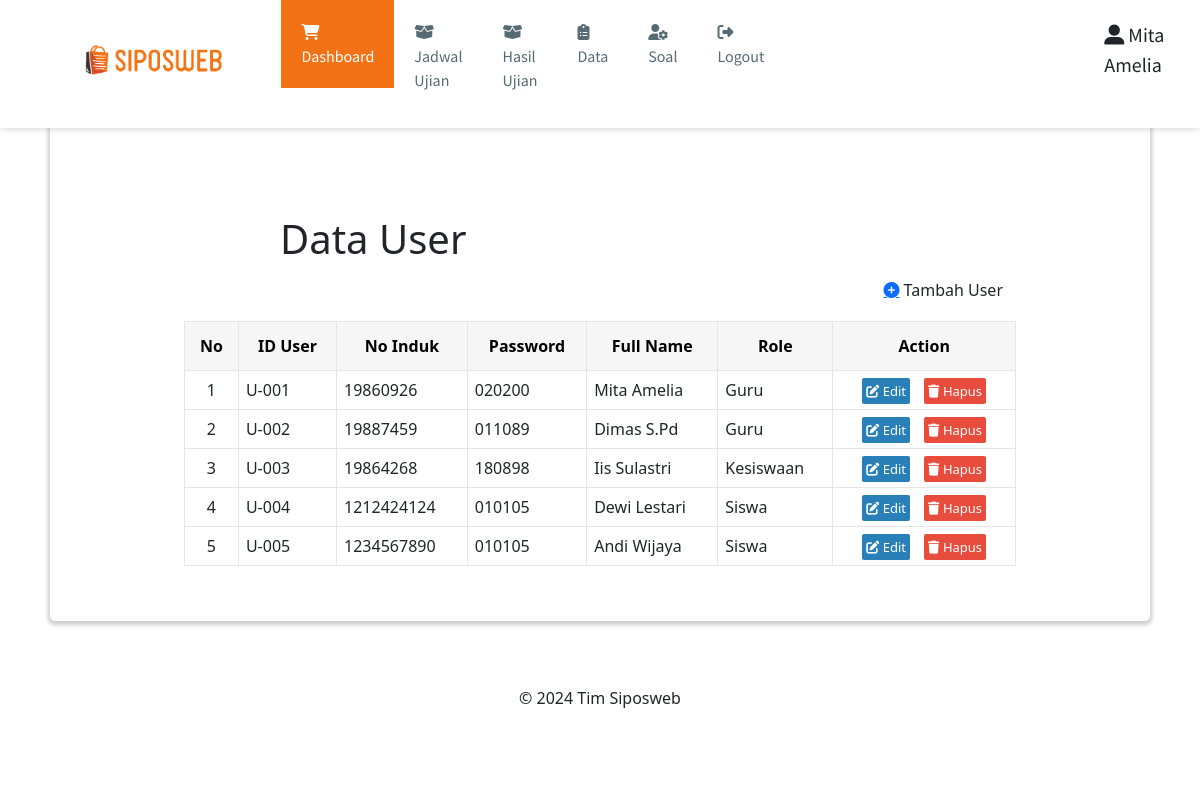
/user.php (signed in), run on the app's committed database.
### tables this page shows
CREATE TABLE `user` (
  `id_user` varchar(10) NOT NULL,
  `no_induk` varchar(20) NOT NULL,
  `password` varchar(15) NOT NULL,
  `fullname` varchar(30) NOT NULL,
  `role` varchar(10) NOT NULL
);

### user.php (the view, shortened to what this page needs)
<?php include "header.php"; ?>
<main>
	<div>
		<h1 style="margin-left: 200px; margin-top: 100px;">Data User</h1>
	</div>
	<div class="content-produk">
		<button class="btn btn-tambahkan-produk" id="btn-tambahkan-produk" data-bs-toggle="modal" data-bs-target="#addUser"><a class="fas fa-plus-circle"></a> Tambah User</i></button>
		<div style="height: 50px;"></div>
		<table class="table-produk">
			<tr>
				<th class="text-center align-middle">No</th>
				<th class="text-center align-middle">ID User</th>
				<th class="text-center align-middle">No Induk</th>
				<th class="text-center align-middle">Password</th>
				<th class="text-center align-middle">Full Name</th>
				<th class="text-center align-middle">Role</th>
				<th colspan="2" class="text-center align-middle">Action</th>
			</tr>
			<?php
			$ambildata = mysqli_query($mysqli, "SELECT * FROM user;");
			$i = 1;
			while ($data = mysqli_fetch_array($ambildata)) {
			?>
				<tr>
					<td style="text-align: center;"><?= $i; ?></td>
					<td><?= $data["id_user"]; ?></td>
					<td><?= $data["no_induk"]; ?></td>
					<td><?= $data['password']; ?></td>
					<td><?= $data['fullname']; ?></td>
					<td><?= $data['role']; ?></td>
					<td style="text-align: center;">
						<a href="#" class="action-edit" data-bs-toggle="modal" data-bs-target="#edit<?= $data['id_user']; ?>"><i class="fas fa-edit"></i> Edit</a>
						<a href="#" class="action-hapus" data-bs-toggle="modal" data-bs-target="#delete<?= $data['id_user']; ?>"><i class="fas fa-trash"></i> Hapus</a>
					</td>
				</tr>
			<?php
				$i++;
			}
			?>
		</table>
	</div>
</main>
<?php include "footer.php"; ?>

### assets/styles/style.css (style rules this page uses)
body { font-family: 'Lato', sans-serif; color: #585858; background: #E7EFF2; }
main { background: white; box-shadow: 0 2px 4px 2px rgba(0, 0, 0, 0.2); border-radius: 5px; padding: 30px; margin: 85px 50px 30px; }
.btn { cursor: pointer; border: 1.5px solid #F47216; padding: 10px; border-radius: 5px; transition: 0.5s; font-weight: 600; text-decoration: none; }
.btn-tambahkan-produk, .btn-tambahkan-transaksi { background-color: #F47216; color: white; float: right; }
.table-produk, .table-laporan { margin: auto; margin-bottom: 25px; width: 100%; }
.table-produk td, .table-laporan td { border: 1.5px solid #E5E5E5; padding: 7px; }
.table-produk th, .table-laporan th { color: #000; background-color: #F6F6F6; border: 1.5px solid #E5E5E5; padding: 12px 10px; font-weight: 600; text-decoration: none; }
.content-produk, .content-laporan { width: 80%; margin: auto; }
.action-hapus, .action-edit, .action-detail { text-decoration: none; color: white; padding: 4px; margin: 5px; font-size: 13px; border-radius: 2px; }
.action-hapus { background-color: #e74c3c; }
.action-edit, .action-detail { background-color: #2980b9; }

### data on the page
user: id_user "U-001", no_induk "19860926", password "020200", fullname "Mita Amelia", role "Guru"
user: id_user "U-002", no_induk "19887459", password "011089", fullname "Dimas S.Pd", role "Guru"
user: id_user "U-003", no_induk "19864268", password "180898", fullname "Iis Sulastri", role "Kesiswaan"
user: id_user "U-004", no_induk "1212424124", password "010105", fullname "Dewi Lestari", role "Siswa"
user: id_user "U-005", no_induk "1234567890", password "010105", fullname "Andi Wijaya", role "Siswa"

### other printed values
$_SESSION['fullname'] "Mita Amelia"
